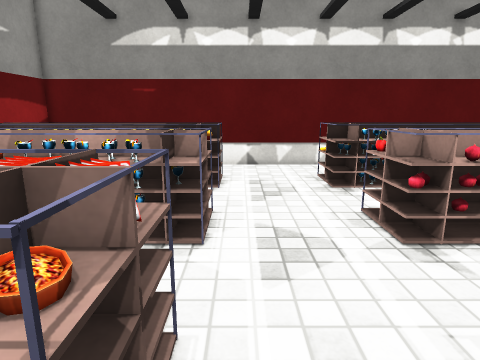
[1] (above)

22 first-person views from a walk through a scene from a Unity 3-D project. The camera is 1.2 m above the floor, tilts 12° down and sees 75° across. The floor is counted in squares, 0.38 m on a side. Each view is taken from the middle of a square. On the plan, view 1 faces up. The plan holds only what a view shows up to about 20 squares ahead; the rest is blank. The place goes on beyond the plan. The player is left out. Some surface patterns are stand-ins.

[2]
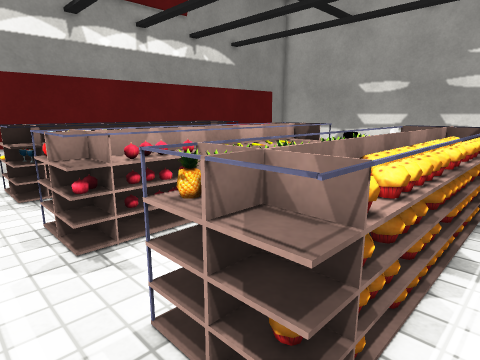

[3]
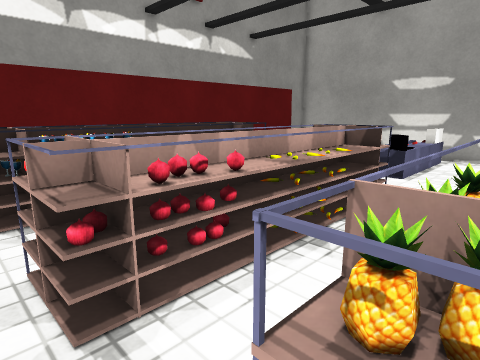

[4]
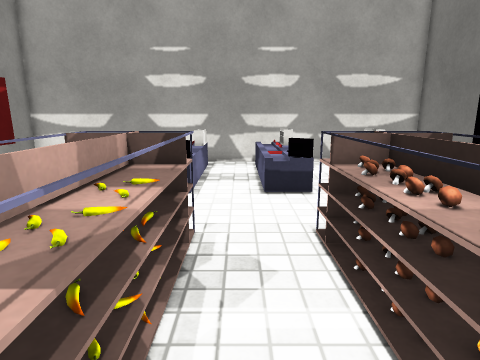

[5]
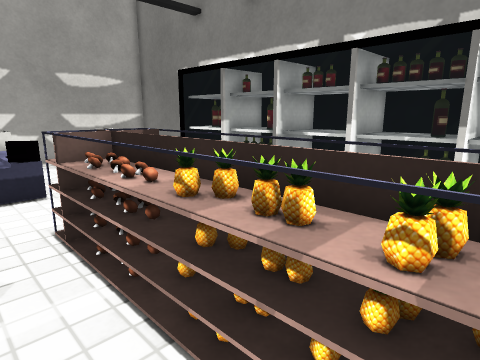

[6]
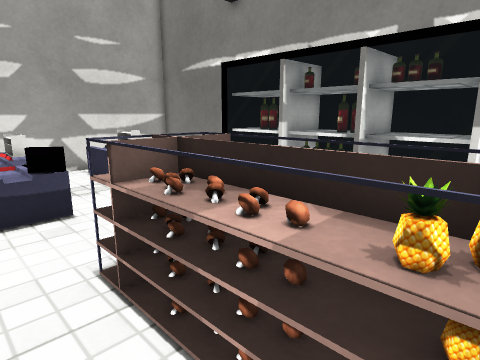

[7]
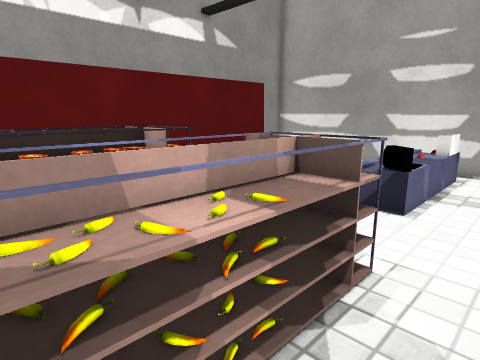

[8]
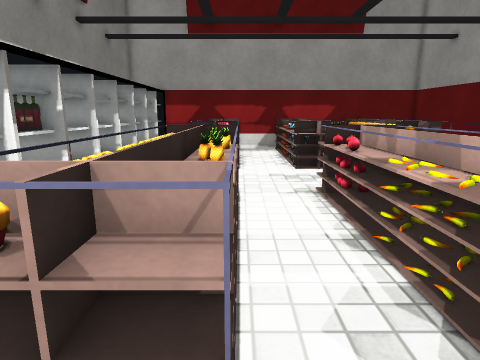

[9]
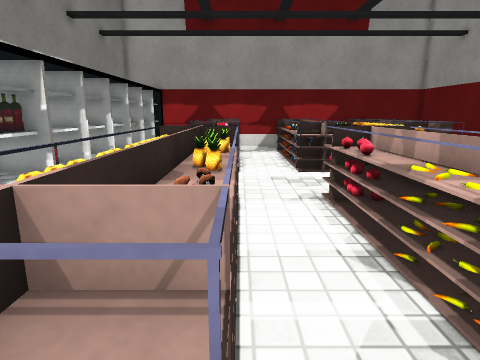

[10]
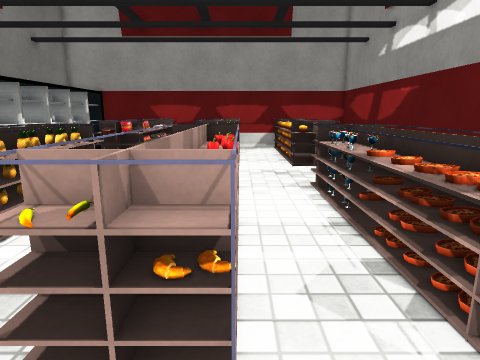

[11]
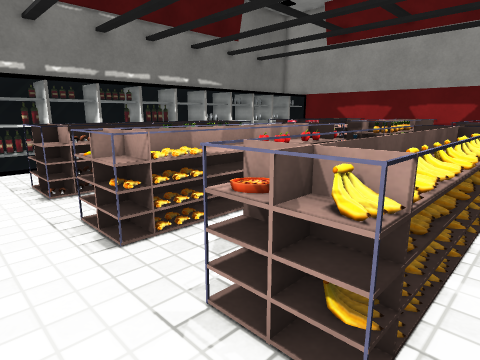

[12]
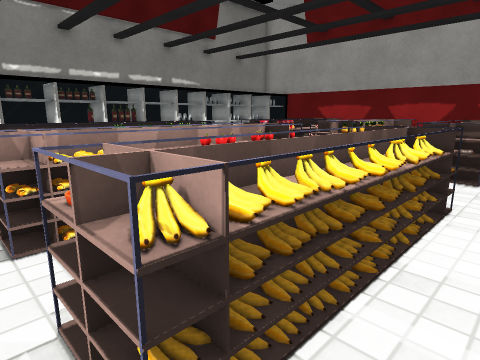

[13]
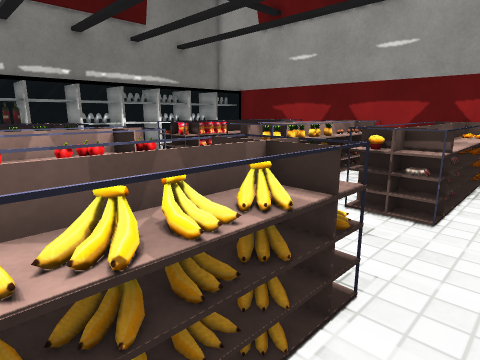

[14]
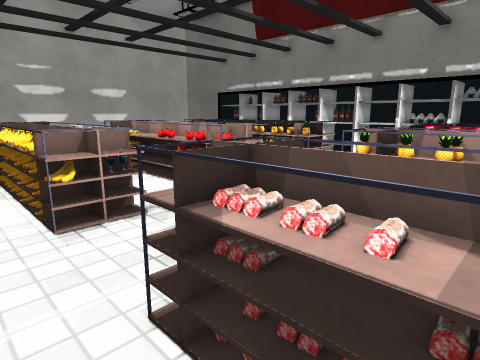

[15]
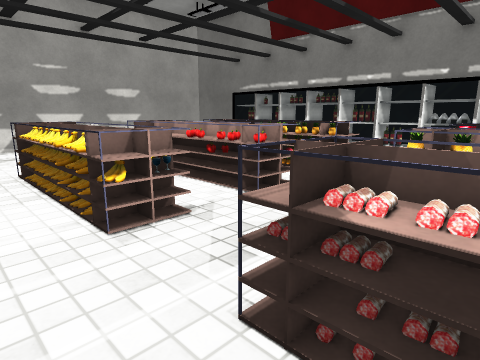

[16]
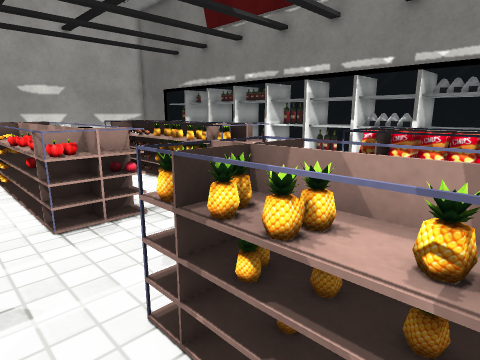

[17]
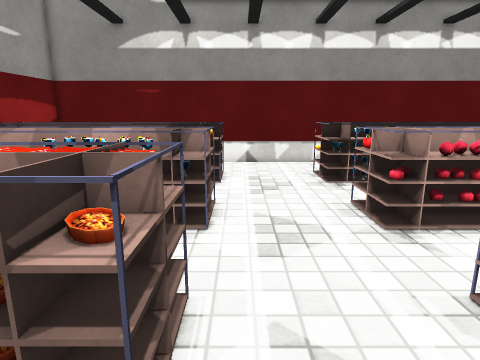

[18]
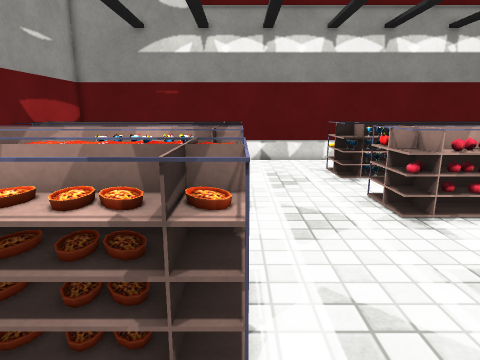

[19]
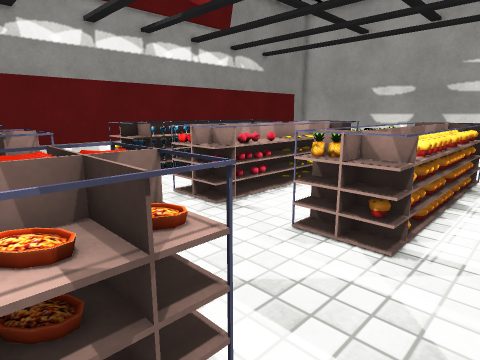

[20]
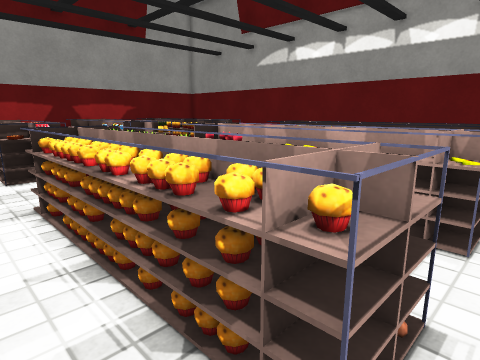

[21]
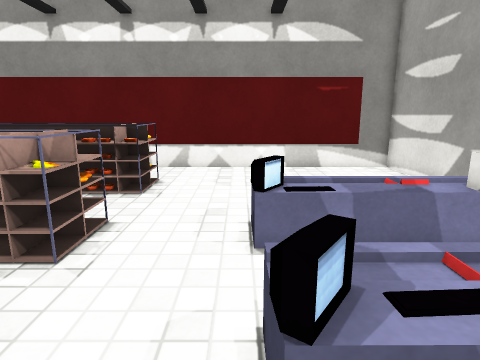

[22]
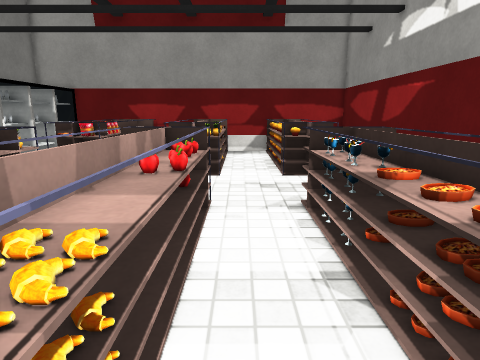

### Floor plan
Key: @ floor where view 1 was taken; # wall or solid block; x gap in a wall; . floor; = window, fence, low wall or low ledge; ^ raised ledge; P pillar; B banana; A bag; U building; M mushroom; T bottle; O other object.
Columns run from 5 left of view 1 to 28 right of it. Each row starts with its distance up from view 1.
 20 ################################U#
 19  .                               U
 18 .             .      .           U
 17                        .         U
 16 ^^^^P    PBBBBBBBBBBP            U
 15 ^OOO^    BBBBBBBBBBBB            U
 14    ^O    ^^OOOOOOOO#U            U
 13 ^##^O    .^^.x^^====P            U
 12 .                                U
 11     O    O          .            U
 10 .^OOP    P^OOOO^^^OOP  .         U
  9 O^OOO    ^^O^^O^^^OO^       OO   U
  8 OOO^^    ^^OO^^OO^^^O            U
  7 ^^O^^    =^.O^^^^^^^P            U
  6            .. .                  U
  5               .            O     U
  4 ^OAAP    P^^O=^^M^M^P..    O     U
  3 ^OO A   .^OOOO^OMMOM^            U
  2  OO#O    ^OOOOOOOOOOO            U
  1  ===P    .O^####^##^P   .        U
  0      @ .                         U
 -1   .  .               .           U
 -2     .                            U
 -3 =======^==========#=====#        U
 -4 ^ O^^^#^^^#^^TT^^T#^^^###        U
 -5   #^^^#^^^#^^^#^^^#^^^ ##        U

Where each view was taken, in squares from view 1:
view 1: 0 up, 0 right, facing up
view 2: 0 up, 2 right, facing up-right
view 3: 3 up, 3 right, facing up-right
view 4: 6 up, 7 right, facing right
view 5: 6 up, 6 right, facing down-right
view 6: 6 up, 9 right, facing down-right
view 7: 5 up, 9 right, facing up-right
view 8: 4 up, 17 right, facing left
view 9: 4 up, 16 right, facing left
view 10: 10 up, 18 right, facing left
view 11: 17 up, 18 right, facing down-left
view 12: 18 up, 16 right, facing down-left
view 13: 18 up, 9 right, facing down-left
view 14: 18 up, 5 left, facing down-right
view 15: 19 up, 4 left, facing down-right
view 16: 12 up, 5 left, facing down-right
view 17: 1 down, 0 right, facing up
view 18: 2 down, 1 left, facing up
view 19: 1 down, 3 left, facing up-right
view 20: 1 down, 16 right, facing up-left
view 21: 1 up, 19 right, facing up
view 22: 11 up, 15 right, facing left
